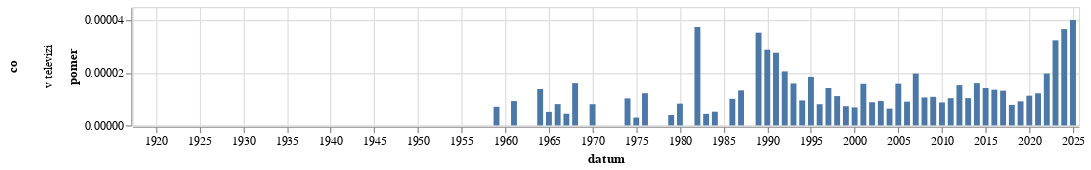

The notebook cell this image was saved under:
### Code cell
graf(vyvoj_vyskytu("(?i)v televizi","v televizi"))

### Figure 1 — Vega-Lite specification as saved in the notebook (floating-point values rounded to 4 significant figures)
{"config": {"view": {"continuousWidth": 300, "continuousHeight": 300}}, "data": {"name": "data-c0de491ec12482747382ac52bb108529"}, "mark": {"type": "bar"}, "encoding": {"row": {"field": "co", "type": "nominal"}, "x": {"field": "datum", "type": "temporal"}, "y": {"field": "pomer", "type": "quantitative"}}, "height": 100, "width": 800, "$schema": "https://vega.github.io/schema/vega-lite/v5.8.0.json", "datasets": {"data-c0de491ec12482747382ac52bb108529": [{"datum": "1918-01-01T00:00:00", "vyskytu": 0, "pocet_slov": 172010, "pomer": 0.0, "co": "v televizi"}, {"datum": "1919-01-01T00:00:00", "vyskytu": 0, "pocet_slov": 1547459, "pomer": 0.0, "co": "v televizi"}, {"datum": "1920-01-01T00:00:00", "vyskytu": 0, "pocet_slov": 1557497, "pomer": 0.0, "co": "v televizi"}, {"datum": "1921-01-01T00:00:00", "vyskytu": 0, "pocet_slov": 1814119, "pomer": 0.0, "co": "v televizi"}, {"datum": "1922-01-01T00:00:00", "vyskytu": 0, "pocet_slov": 1739976, "pomer": 0.0, "co": "v televizi"}, {"datum": "1923-01-01T00:00:00", "vyskytu": 0, "pocet_slov": 1131296, "pomer": 0.0, "co": "v televizi"}, {"datum": "1924-01-01T00:00:00", "vyskytu": 0, "pocet_slov": 1386775, "pomer": 0.0, "co": "v televizi"}, {"datum": "1925-01-01T00:00:00", "vyskytu": 0, "pocet_slov": 989387, "pomer": 0.0, "co": "v televizi"}, {"datum": "1926-01-01T00:00:00", "vyskytu": 0, "pocet_slov": 1629693, "pomer": 0.0, "co": "v televizi"}, {"datum": "1927-01-01T00:00:00", "vyskytu": 0, "pocet_slov": 1725378, "pomer": 0.0, "co": "v televizi"}, {"datum": "1928-01-01T00:00:00", "vyskytu": 0, "pocet_slov": 1786584, "pomer": 0.0, "co": "v televizi"}, {"datum": "1929-01-01T00:00:00", "vyskytu": 0, "pocet_slov": 907519, "pomer": 0.0, "co": "v televizi"}, {"datum": "1930-01-01T00:00:00", "vyskytu": 0, "pocet_slov": 1990549, "pomer": 0.0, "co": "v televizi"}, {"datum": "1931-01-01T00:00:00", "vyskytu": 0, "pocet_slov": 1466185, "pomer": 0.0, "co": "v televizi"}, {"datum": "1932-01-01T00:00:00", "vyskytu": 0, "pocet_slov": 1117587, "pomer": 0.0, "co": "v televizi"}, {"datum": "1933-01-01T00:00:00", "vyskytu": 0, "pocet_slov": 1230441, "pomer": 0.0, "co": "v televizi"}, {"datum": "1934-01-01T00:00:00", "vyskytu": 0, "pocet_slov": 874472, "pomer": 0.0, "co": "v televizi"}, {"datum": "1935-01-01T00:00:00", "vyskytu": 0, "pocet_slov": 712050, "pomer": 0.0, "co": "v televizi"}, {"datum": "1936-01-01T00:00:00", "vyskytu": 0, "pocet_slov": 958205, "pomer": 0.0, "co": "v televizi"}, {"datum": "1937-01-01T00:00:00", "vyskytu": 0, "pocet_slov": 733783, "pomer": 0.0, "co": "v televizi"}, {"datum": "1938-01-01T00:00:00", "vyskytu": 0, "pocet_slov": 383461, "pomer": 0.0, "co": "v televizi"}, {"datum": "1945-01-01T00:00:00", "vyskytu": 0, "pocet_slov": 140144, "pomer": 0.0, "co": "v televizi"}, {"datum": "1946-01-01T00:00:00", "vyskytu": 0, "pocet_slov": 1129068, "pomer": 0.0, "co": "v televizi"}, {"datum": "1947-01-01T00:00:00", "vyskytu": 0, "pocet_slov": 1083098, "pomer": 0.0, "co": "v televizi"}, {"datum": "1948-01-01T00:00:00", "vyskytu": 0, "pocet_slov": 618132, "pomer": 0.0, "co": "v televizi"}, {"datum": "1949-01-01T00:00:00", "vyskytu": 0, "pocet_slov": 357203, "pomer": 0.0, "co": "v televizi"}, {"datum": "1950-01-01T00:00:00", "vyskytu": 0, "pocet_slov": 208781, "pomer": 0.0, "co": "v televizi"}, {"datum": "1951-01-01T00:00:00", "vyskytu": 0, "pocet_slov": 219888, "pomer": 0.0, "co": "v televizi"}, {"datum": "1952-01-01T00:00:00", "vyskytu": 0, "pocet_slov": 189920, "pomer": 0.0, "co": "v televizi"}, {"datum": "1953-01-01T00:00:00", "vyskytu": 0, "pocet_slov": 114518, "pomer": 0.0, "co": "v televizi"}, {"datum": "1954-01-01T00:00:00", "vyskytu": 0, "pocet_slov": 98416, "pomer": 0.0, "co": "v televizi"}, {"datum": "1955-01-01T00:00:00", "vyskytu": 0, "pocet_slov": 78833, "pomer": 0.0, "co": "v televizi"}, {"datum": "1956-01-01T00:00:00", "vyskytu": 0, "pocet_slov": 138430, "pomer": 0.0, "co": "v televizi"}, {"datum": "1957-01-01T00:00:00", "vyskytu": 0, "pocet_slov": 137388, "pomer": 0.0, "co": "v televizi"}, {"datum": "1958-01-01T00:00:00", "vyskytu": 0, "pocet_slov": 142112, "pomer": 0.0, "co": "v televizi"}, {"datum": "1959-01-01T00:00:00", "vyskytu": 1, "pocet_slov": 141333, "pomer": 7.075e-06, "co": "v televizi"}, {"datum": "1960-01-01T00:00:00", "vyskytu": 0, "pocet_slov": 181817, "pomer": 0.0, "co": "v televizi"}, {"datum": "1961-01-01T00:00:00", "vyskytu": 2, "pocet_slov": 216288, "pomer": 9.247e-06, "co": "v televizi"}, {"datum": "1962-01-01T00:00:00", "vyskytu": 0, "pocet_slov": 98793, "pomer": 0.0, "co": "v televizi"}, {"datum": "1963-01-01T00:00:00", "vyskytu": 0, "pocet_slov": 139432, "pomer": 0.0, "co": "v televizi"}, {"datum": "1964-01-01T00:00:00", "vyskytu": 4, "pocet_slov": 288820, "pomer": 1.385e-05, "co": "v televizi"}, {"datum": "1965-01-01T00:00:00", "vyskytu": 1, "pocet_slov": 194814, "pomer": 5.133e-06, "co": "v televizi"}, {"datum": "1966-01-01T00:00:00", "vyskytu": 2, "pocet_slov": 247115, "pomer": 8.093e-06, "co": "v televizi"}, {"datum": "1967-01-01T00:00:00", "vyskytu": 1, "pocet_slov": 225198, "pomer": 4.441e-06, "co": "v televizi"}, {"datum": "1968-01-01T00:00:00", "vyskytu": 9, "pocet_slov": 559905, "pomer": 1.607e-05, "co": "v televizi"}, {"datum": "1969-01-01T00:00:00", "vyskytu": 0, "pocet_slov": 368721, "pomer": 0.0, "co": "v televizi"}, {"datum": "1970-01-01T00:00:00", "vyskytu": 2, "pocet_slov": 248046, "pomer": 8.063e-06, "co": "v televizi"}, {"datum": "1971-01-01T00:00:00", "vyskytu": 0, "pocet_slov": 263102, "pomer": 0.0, "co": "v televizi"}, {"datum": "1972-01-01T00:00:00", "vyskytu": 0, "pocet_slov": 213032, "pomer": 0.0, "co": "v televizi"}, {"datum": "1973-01-01T00:00:00", "vyskytu": 0, "pocet_slov": 280835, "pomer": 0.0, "co": "v televizi"}, {"datum": "1974-01-01T00:00:00", "vyskytu": 3, "pocet_slov": 291980, "pomer": 1.027e-05, "co": "v televizi"}, {"datum": "1975-01-01T00:00:00", "vyskytu": 1, "pocet_slov": 335255, "pomer": 2.983e-06, "co": "v televizi"}, {"datum": "1976-01-01T00:00:00", "vyskytu": 3, "pocet_slov": 244998, "pomer": 1.224e-05, "co": "v televizi"}, {"datum": "1977-01-01T00:00:00", "vyskytu": 0, "pocet_slov": 253702, "pomer": 0.0, "co": "v televizi"}, {"datum": "1978-01-01T00:00:00", "vyskytu": 0, "pocet_slov": 289894, "pomer": 0.0, "co": "v televizi"}, {"datum": "1979-01-01T00:00:00", "vyskytu": 1, "pocet_slov": 252883, "pomer": 3.954e-06, "co": "v televizi"}, {"datum": "1980-01-01T00:00:00", "vyskytu": 2, "pocet_slov": 242065, "pomer": 8.262e-06, "co": "v televizi"}, {"datum": "1981-01-01T00:00:00", "vyskytu": 0, "pocet_slov": 134899, "pomer": 0.0, "co": "v televizi"}, {"datum": "1982-01-01T00:00:00", "vyskytu": 7, "pocet_slov": 186973, "pomer": 3.744e-05, "co": "v televizi"}, {"datum": "1983-01-01T00:00:00", "vyskytu": 1, "pocet_slov": 227768, "pomer": 4.39e-06, "co": "v televizi"}, {"datum": "1984-01-01T00:00:00", "vyskytu": 1, "pocet_slov": 191735, "pomer": 5.216e-06, "co": "v televizi"}, {"datum": "1985-01-01T00:00:00", "vyskytu": 0, "pocet_slov": 165973, "pomer": 0.0, "co": "v televizi"}, {"datum": "1986-01-01T00:00:00", "vyskytu": 1, "pocet_slov": 98877, "pomer": 1.011e-05, "co": "v televizi"}, {"datum": "1987-01-01T00:00:00", "vyskytu": 2, "pocet_slov": 149991, "pomer": 1.333e-05, "co": "v televizi"}, {"datum": "1988-01-01T00:00:00", "vyskytu": 0, "pocet_slov": 167631, "pomer": 0.0, "co": "v televizi"}, {"datum": "1989-01-01T00:00:00", "vyskytu": 9, "pocet_slov": 255151, "pomer": 3.527e-05, "co": "v televizi"}, {"datum": "1990-01-01T00:00:00", "vyskytu": 24, "pocet_slov": 833434, "pomer": 2.88e-05, "co": "v televizi"}, {"datum": "1991-01-01T00:00:00", "vyskytu": 39, "pocet_slov": 1410605, "pomer": 2.765e-05, "co": "v televizi"}, {"datum": "1992-01-01T00:00:00", "vyskytu": 25, "pocet_slov": 1217148, "pomer": 2.054e-05, "co": "v televizi"}, {"datum": "1993-01-01T00:00:00", "vyskytu": 18, "pocet_slov": 1127475, "pomer": 1.596e-05, "co": "v televizi"}, {"datum": "1994-01-01T00:00:00", "vyskytu": 9, "pocet_slov": 948063, "pomer": 9.493e-06, "co": "v televizi"}, {"datum": "1995-01-01T00:00:00", "vyskytu": 21, "pocet_slov": 1138209, "pomer": 1.845e-05, "co": "v televizi"}, {"datum": "1996-01-01T00:00:00", "vyskytu": 10, "pocet_slov": 1240947, "pomer": 8.058e-06, "co": "v televizi"}, {"datum": "1997-01-01T00:00:00", "vyskytu": 31, "pocet_slov": 2179318, "pomer": 1.422e-05, "co": "v televizi"}, {"datum": "1998-01-01T00:00:00", "vyskytu": 17, "pocet_slov": 1522654, "pomer": 1.116e-05, "co": "v televizi"}, {"datum": "1999-01-01T00:00:00", "vyskytu": 18, "pocet_slov": 2465372, "pomer": 7.301e-06, "co": "v televizi"}, {"datum": "2000-01-01T00:00:00", "vyskytu": 17, "pocet_slov": 2483127, "pomer": 6.846e-06, "co": "v televizi"}, {"datum": "2001-01-01T00:00:00", "vyskytu": 39, "pocet_slov": 2462192, "pomer": 1.584e-05, "co": "v televizi"}, {"datum": "2002-01-01T00:00:00", "vyskytu": 17, "pocet_slov": 1931845, "pomer": 8.8e-06, "co": "v televizi"}, {"datum": "2003-01-01T00:00:00", "vyskytu": 24, "pocet_slov": 2578085, "pomer": 9.309e-06, "co": "v televizi"}, {"datum": "2004-01-01T00:00:00", "vyskytu": 15, "pocet_slov": 2351739, "pomer": 6.378e-06, "co": "v televizi"}, {"datum": "2005-01-01T00:00:00", "vyskytu": 41, "pocet_slov": 2582168, "pomer": 1.588e-05, "co": "v televizi"}, {"datum": "2006-01-01T00:00:00", "vyskytu": 14, "pocet_slov": 1552476, "pomer": 9.018e-06, "co": "v televizi"}, {"datum": "2007-01-01T00:00:00", "vyskytu": 36, "pocet_slov": 1826653, "pomer": 1.971e-05, "co": "v televizi"}, {"datum": "2008-01-01T00:00:00", "vyskytu": 19, "pocet_slov": 1786832, "pomer": 1.063e-05, "co": "v televizi"}, {"datum": "2009-01-01T00:00:00", "vyskytu": 23, "pocet_slov": 2116415, "pomer": 1.087e-05, "co": "v televizi"}, {"datum": "2010-01-01T00:00:00", "vyskytu": 15, "pocet_slov": 1718642, "pomer": 8.728e-06, "co": "v televizi"}, {"datum": "2011-01-01T00:00:00", "vyskytu": 26, "pocet_slov": 2512843, "pomer": 1.035e-05, "co": "v televizi"}, {"datum": "2012-01-01T00:00:00", "vyskytu": 33, "pocet_slov": 2154063, "pomer": 1.532e-05, "co": "v televizi"}, {"datum": "2013-01-01T00:00:00", "vyskytu": 13, "pocet_slov": 1253654, "pomer": 1.037e-05, "co": "v televizi"}, {"datum": "2014-01-01T00:00:00", "vyskytu": 45, "pocet_slov": 2797907, "pomer": 1.608e-05, "co": "v televizi"}, {"datum": "2015-01-01T00:00:00", "vyskytu": 41, "pocet_slov": 2883253, "pomer": 1.422e-05, "co": "v televizi"}, {"datum": "2016-01-01T00:00:00", "vyskytu": 42, "pocet_slov": 3088746, "pomer": 1.36e-05, "co": "v televizi"}, {"datum": "2017-01-01T00:00:00", "vyskytu": 33, "pocet_slov": 2494184, "pomer": 1.323e-05, "co": "v televizi"}, {"datum": "2018-01-01T00:00:00", "vyskytu": 23, "pocet_slov": 2950192, "pomer": 7.796e-06, "co": "v televizi"}, {"datum": "2019-01-01T00:00:00", "vyskytu": 31, "pocet_slov": 3385704, "pomer": 9.156e-06, "co": "v televizi"}, {"datum": "2020-01-01T00:00:00", "vyskytu": 41, "pocet_slov": 3628168, "pomer": 1.13e-05, "co": "v televizi"}, {"datum": "2021-01-01T00:00:00", "vyskytu": 37, "pocet_slov": 3028906, "pomer": 1.222e-05, "co": "v televizi"}, {"datum": "2022-01-01T00:00:00", "vyskytu": 82, "pocet_slov": 4156918, "pomer": 1.973e-05, "co": "v televizi"}, {"datum": "2023-01-01T00:00:00", "vyskytu": 147, "pocet_slov": 4543342, "pomer": 3.236e-05, "co": "v televizi"}, {"datum": "2024-01-01T00:00:00", "vyskytu": 164, "pocet_slov": 4476204, "pomer": 3.664e-05, "co": "v televizi"}, {"datum": "2025-01-01T00:00:00", "vyskytu": 91, "pocet_slov": 2270793, "pomer": 4.007e-05, "co": "v televizi"}]}}
